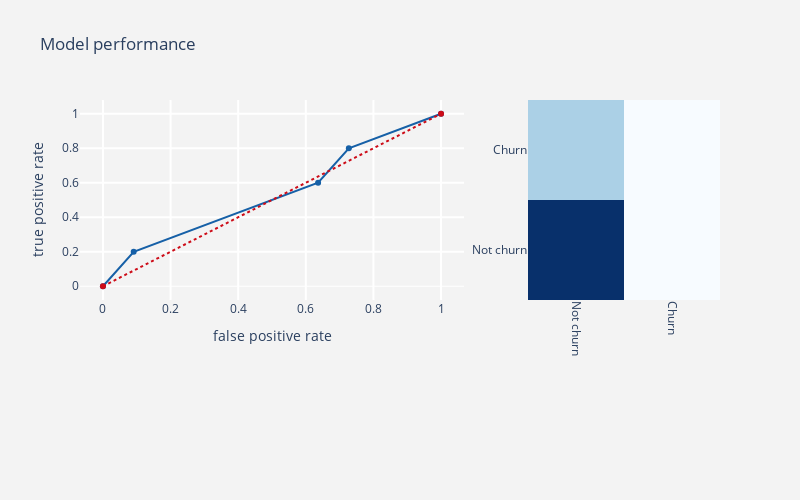

Notebook code cell kept with this figure:
### Code cell
def Fitbod_churn_prediction_alg(algorithm,training_x,testing_x,
                                 training_y,testing_y,threshold_plot = True) :
    
    #model
    algorithm.fit(training_x,training_y)
    predictions   = algorithm.predict(testing_x)
    probabilities = algorithm.predict_proba(testing_x)
    
    print (algorithm)
    print ("\n Classification report : \n",classification_report(testing_y,predictions))
    print ("Accuracy Score   : ",accuracy_score(testing_y,predictions))
    #confusion matrix
    conf_matrix = confusion_matrix(testing_y,predictions)
    #roc_auc_score
    model_roc_auc = roc_auc_score(testing_y,predictions) 
    print ("Area under curve : ",model_roc_auc)
    fpr,tpr,thresholds = roc_curve(testing_y,probabilities[:,1])
     
    #plot roc curve
    trace1 = go.Scatter(x = fpr,y = tpr,
                        name = "Roc : " + str(model_roc_auc),
                        line = dict(color = ('rgb(22, 96, 167)'),width = 2),
                       )
    trace2 = go.Scatter(x = [0,1],y=[0,1],
                        line = dict(color = ('rgb(205, 12, 24)'),width = 2,
                        dash = 'dot'))
    
    #plot confusion matrix
    trace3 = go.Heatmap(z = conf_matrix ,x = ["Not churn","Churn"],
                        y = ["Not churn","Churn"],
                        showscale  = False,colorscale = "Blues",name = "matrix",
                        xaxis = "x2",yaxis = "y2"
                       )
    
    layout = go.Layout(dict(title="Model performance" ,
                            autosize = False,height = 500,width = 800,
                            showlegend = False,
                            plot_bgcolor  = "rgb(243,243,243)",
                            paper_bgcolor = "rgb(243,243,243)",
                            xaxis = dict(title = "false positive rate",
                                         gridcolor = 'rgb(255, 255, 255)',
                                         domain=[0, 0.6],
                                         ticklen=5,gridwidth=2),
                            yaxis = dict(title = "true positive rate",
                                         gridcolor = 'rgb(255, 255, 255)',
                                         zerolinewidth=1,
                                         ticklen=5,gridwidth=2),
                            margin = dict(b=200),
                            xaxis2=dict(domain=[0.7, 1],tickangle = 90,
                                        gridcolor = 'rgb(255, 255, 255)'),
                            yaxis2=dict(anchor='x2',gridcolor = 'rgb(255, 255, 255)')
                            )
                  )
    data = [trace1,trace2,trace3]
    fig = go.Figure(data=data,layout=layout)
    
    py.iplot(fig)
    
    if threshold_plot == True : 
        visualizer = DiscriminationThreshold(algorithm)
        visualizer.fit(training_x,training_y)
        visualizer.poof()

Fitbod_churn_prediction_alg(base_knn,train_features,test_features,
                             train_labels,test_labels,threshold_plot = True)

### Figure 1 — Plotly figure (JSON) as saved in the notebook; plotly's stock layout.template omitted (floating-point values rounded to 4 significant figures)
{"data": [{"line": {"color": "rgb(22, 96, 167)", "width": 2}, "name": "Roc : 0.5545454545454545", "type": "scatter", "x": [0, 0.09091, 0.6364, 0.7273, 1], "y": [0, 0.2, 0.6, 0.8, 1]}, {"line": {"color": "rgb(205, 12, 24)", "dash": "dot", "width": 2}, "type": "scatter", "x": [0, 1], "y": [0, 1]}, {"colorscale": [[0, "rgb(247,251,255)"], [0.125, "rgb(222,235,247)"], [0.25, "rgb(198,219,239)"], [0.375, "rgb(158,202,225)"], [0.5, "rgb(107,174,214)"], [0.625, "rgb(66,146,198)"], [0.75, "rgb(33,113,181)"], [0.875, "rgb(8,81,156)"], [1, "rgb(8,48,107)"]], "name": "matrix", "showscale": false, "type": "heatmap", "x": ["Not churn", "Churn"], "xaxis": "x2", "y": ["Not churn", "Churn"], "yaxis": "y2", "z": [[10, 1], [4, 1]]}], "layout": {"autosize": false, "height": 500, "margin": {"b": 200}, "paper_bgcolor": "rgb(243,243,243)", "plot_bgcolor": "rgb(243,243,243)", "showlegend": false, "title": {"text": "Model performance"}, "width": 800, "xaxis": {"domain": [0, 0.6], "gridcolor": "rgb(255, 255, 255)", "gridwidth": 2, "ticklen": 5, "title": {"text": "false positive rate"}}, "xaxis2": {"domain": [0.7, 1], "gridcolor": "rgb(255, 255, 255)", "tickangle": 90}, "yaxis": {"gridcolor": "rgb(255, 255, 255)", "gridwidth": 2, "ticklen": 5, "title": {"text": "true positive rate"}, "zerolinewidth": 1}, "yaxis2": {"anchor": "x2", "gridcolor": "rgb(255, 255, 255)"}}}
